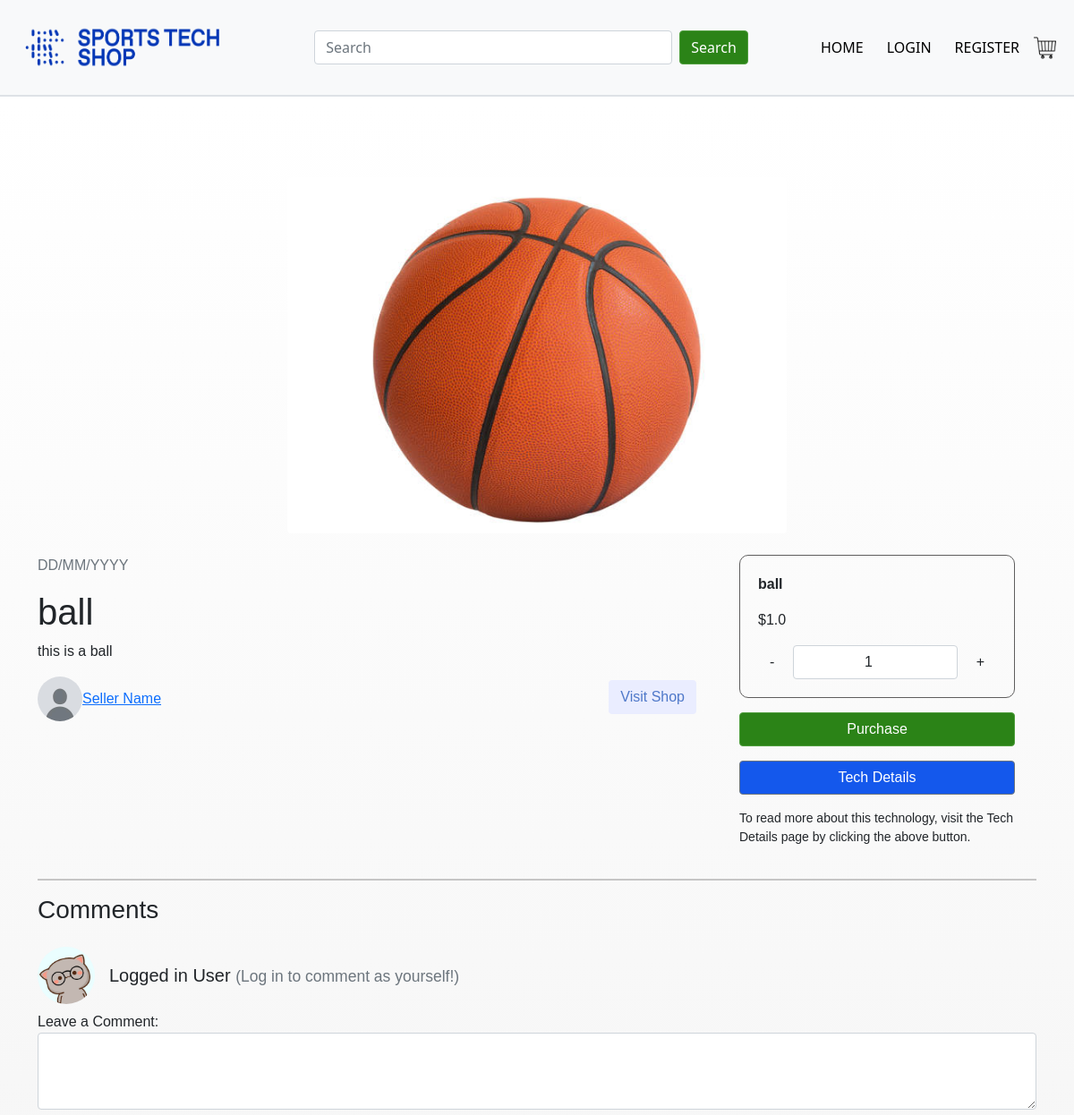
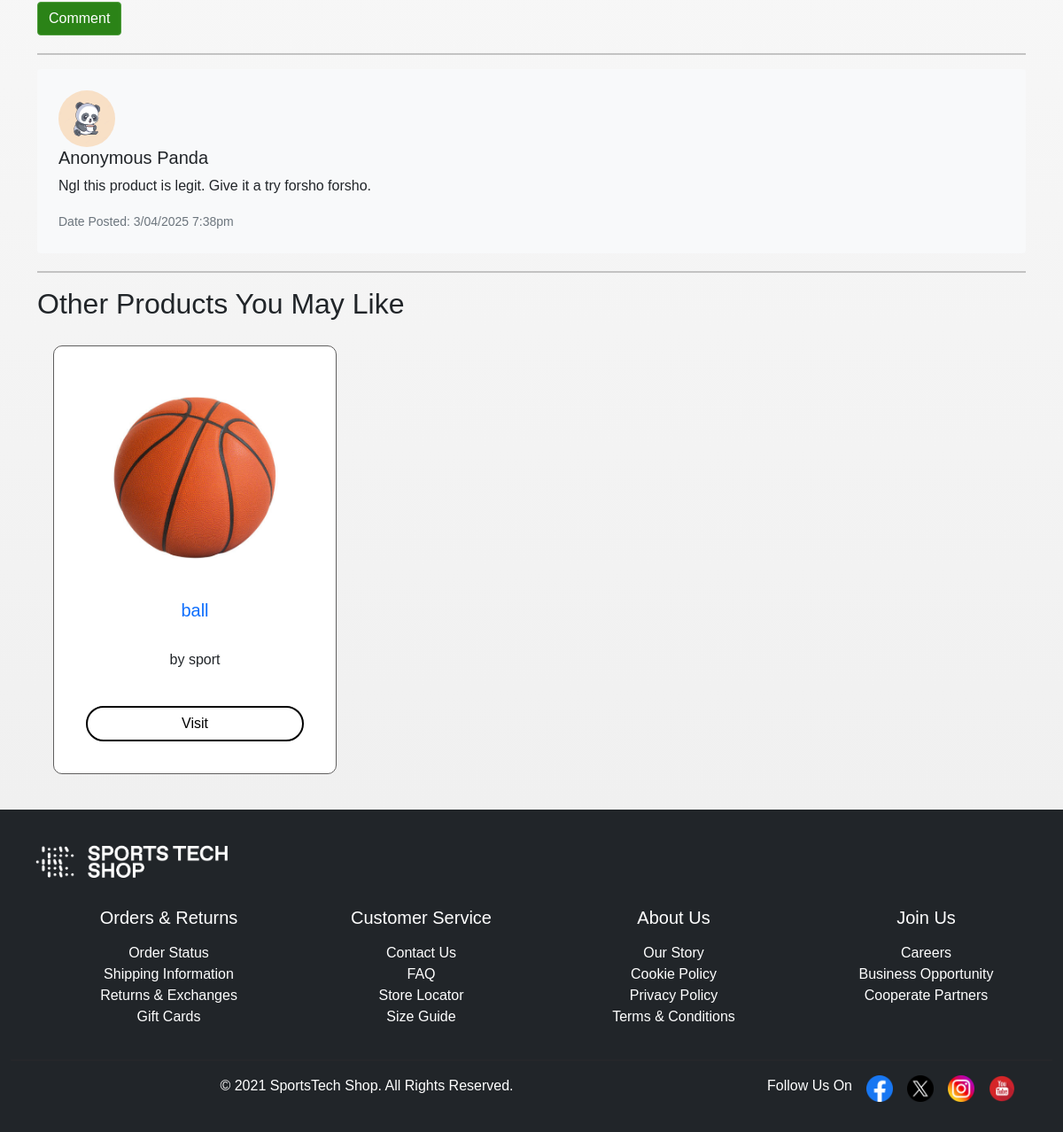
/products/1, run on the app's committed database (2 pictures, top to bottom).
### app/models.py (models this page shows, shortened)
class Product(db.Model):
    __tablename__ = 'products'
    id = db.Column(db.Integer, primary_key=True)
    name = db.Column(db.String(80))
    description = db.Column(db.String(200))
    image = db.Column(db.String(400))
    price = db.Column(db.Float)
    stock = db.Column(db.Integer)
    category = db.Column(db.String(80))
    sub_category = db.Column(db.String(80))
    comments = db.relationship('Comment', backref='product')
    orders = db.relationship('Order', backref='product')

### app/products.py (the view)
@productsbp.route("/<id>", methods=['GET'])
def show(id):
    try:
        product = Product.query.filter_by(id=id).first()
        related_products = Product.query.filter_by(category=product.category).filter(
            Product.id != product.id).limit(3).all()
        if id == None:
            id = "products/create"
        return render_template('productPurchase.html', product=product, related_products=related_products)
    except:
        message = "Product was not found"
        return render_template("404.html")

### app/templates/productPurchase.html
{% extends 'base.html' %}
{% block content %}
  <main role="main" aria-label="Product Purchase Page">
    <div class="container">
      <div class="row">
        <div class="col-12">
          <img id="productImage" src="{{ product.image }}" class="rounded img-fluid" alt="Main product image of {{ product.name }}" />
        </div>
      </div>
      <br />
      <div class="row" id="product-info">
        <div class="col-12 col-md-8">
          <p class="text-muted">{{ product.list_date or 'DD/MM/YYYY' }}</p>
          <h1>{{ product.name }}</h1>
          <p>{{ product.description }}</p>
          <div class="row">
            <div class="col-12 col-md-6 d-flex align-items-center">
              <img class="profile-pic" src="../static/img/default_profile.jpg" alt="Seller profile image" height="50" />
              <a href="#" class="ml-2" aria-label="Visit seller's profile">Seller Name</a>
            </div>
            <div class="col-12 col-md-6 mt-2 mt-md-1 text-md-end">
              <button class="btn btn-tertiary" aria-label="Visit Shop">Visit Shop</button>
            </div>
          </div>
        </div>
        <div class="col-12 col-md-4 mt-3 mt-md-0">
          <div class="container">
            <form action="#" method="POST" id="purchaseForm" aria-labelledby="purchaseForm">
              <div class="form-group form-container">
                <p class="mb-3 fw-bold">{{ product.name }}</p>
                <p id="productPriceLabel" class="fw-semibold">${{ product.price }}</p>
                <div class="quantity-control d-flex justify-content-between align-items-center">
                  <button class="qty-count qty-count--minus btn" type="button" data-action="minus" aria-label="Decrease quantity">-</button>
                  <input class="product-qty form-control text-center mx-2" type="number" name="product_qty" min="1" max="{{ product.stock }}" value="1" aria-label="Product quantity" />
                  <button class="qty-count qty-count--add btn" type="button" data-action="add" aria-label="Increase quantity">+</button>
                </div>
              </div>
              <button type="submit" class="btn btn-primary w-100 mt-3 mb-3" aria-label="Submit purchase">Purchase</button>
            </form>
            <button type="button" class="btn btn-secondary w-100 mb-3" aria-label="Go to tech details">Tech Details</button>
            <p class="small">To read more about this technology, visit the Tech Details page by clicking the above button.</p>
          </div>
        </div>
        <div class="col-12">
          <hr />
        </div>
      </div>
      <div class="row">
        <div class="col-md-12">
          <h3 class="mb-4 fs-3 fw-semibold">Comments</h3>
          <form action="#" method="POST">
            <div class="form-group">
              <div class="d-flex align-items-center mb-2">
                <img src="../static/img/anoncat.jpeg" class="rounded-circle me-3" alt="Your user image" height="64" width="64" />
                <h5 class="mb-0">Logged in User <small class="text-muted">(Log in to comment as yourself!)</small></h5>
              </div>
              <label for="comment">Leave a Comment:</label>
              <textarea class="form-control" id="comment" name="comment" rows="3"></textarea>
            </div>
            <button type="submit" class="btn btn-primary mt-2">Comment</button>
          </form>
          <hr />
          <div class="media bg-light p-4 rounded mb-3">
            <img src="../static/img/anonpanda.jpeg" class="rounded-circle me-3" alt="User image" height="64" width="64" />
            <div class="media-body">
              <h5 class="mb-2">Anonymous Panda</h5>
              <p>Ngl this product is legit. Give it a try forsho forsho.</p>
              <small class="text-muted">Date Posted: 3/04/2025 7:38pm</small>
            </div>
          </div>
          <hr />
        </div>
      </div>
      <div class="row other-products-section" aria-labelledby="other-products-section">
        <div class="col-12">
          <h2 id="other-products-section">Other Products You May Like</h2>
        </div>
        {% for item in related_products %}
          <div class="col-12 col-md-4 mb-3">
            <div class="card other-product-card" role="region" aria-labelledby="product{{ loop.index }}">
              <a href="{{ url_for('product.show', id=item.id) }}" aria-label="Visit {{ item.name }} details"><img src="{{ item.image }}" class="card-img-top other-product-img" alt="Image of {{ item.name }}" /></a>
              <div class="card-body">
                <a href="{{ url_for('product.show', id=item.id) }}" class="text-decoration-none"><h5 class="card-title text-center">{{ item.name }}</h5></a>
                <p class="card-text text-center">{{ item.category }}</p>
                <a href="{{ url_for('product.show', id=item.id) }}" class="btn btn-quaternary w-100" aria-label="Visit {{ item.name }} details">Visit</a>
              </div>
            </div>
          </div>
        {% endfor %}
      </div>
      <br />
    </div>
  </main>
{% endblock %}

### app/templates/base.html (shortened to what this page needs)
<!DOCTYPE html>
<html lang="en">
  <head>
    <link href="https://cdn.jsdelivr.net/npm/bootstrap@5.0.0-beta3/dist/css/bootstrap.min.css" rel="stylesheet" />
    <link href="../static/styles/nav.css" rel="stylesheet" />
    <link href="../static/styles/general.css" rel="stylesheet" />
    <link href="../static/styles/round_btn.css" rel="stylesheet" />
    <link href="../static/styles/home.css" rel="stylesheet" />
  </head>
  <body>
    <header class="bg-light border-bottom">
      <nav class="navbar navbar-expand-lg bg-light border-bottom border-body padding-top" data-bs-theme="light" aria-label="Main navigation">
        <div class="container-fluid">
          <a class="navbar-brand" href="/" aria-label="Go to home page"><img src="../static/img/logo.png" width="250" height="80" class="d-inline-block align-top" alt="SportsTech Logo" /></a>
          <div class="collapse navbar-collapse" id="navbarSupportedContent">
            <form class="d-flex ms-auto" role="search" aria-label="Search products">
              <input class="form-control me-2" type="search" placeholder="Search" aria-label="Search" style="width: 400px" />
              <button class="btn btn-primary" type="submit" aria-label="Submit search">Search</button>
            </form>
            <ul class="navbar-nav ms-auto">
              <li class="nav-item">
                <a class="nav-link no-underline nav-link:hover" href="/" aria-label="Home">HOME</a>
              </li>
              <li class="nav-item">
              </li>
              {% if current_user.is_authenticated %}
              <li class="nav-item">
                <a class="nav-link text-decoration-underline fw-bold">Welcome, {{ current_user.name }}!</a>
              </li>
              <li class="nav-item">
                <a class="nav-link fw-bold" href="{{ url_for('auth.logout') }}">Log Out</a>
              </li>
              {% else %}
              <li class="nav-item">
                <a class="nav-link no-underline nav-link:hover" href="/login" aria-label="Login to your account">LOGIN</a>
              </li>
              <li class="nav-item">
              </li>
              <li class="nav-item">
                <a class="nav-link no-underline nav-link:hover" href="/register" aria-label="Create a new account">REGISTER</a>
              </li>
              {% endif %}
              <li class="nav-item">
                <a class="nav-link no-underline nav-link:hover" href="/cart" aria-label="Go to shopping cart"><img src="../static/img/cart.png" width="25" height="25" class="d-inline-block align-top" alt="Cart" /></a>
              </li>
            </ul>
          </div>
        </div>
      </nav>
    </header>
    {% block content %}
    {% endblock %}
    <footer class="bg-dark text-white text-center py-4" aria-label="Footer">
      <div class="container-fluid">
        <div class="container-fluid">
          <img src="../static/img/logo2.png" alt="SportsTech Logo" class="footer-logo img-fluid" width="250" height="80" />
        </div>
        <div class="container mt-3">
          <div class="row">
            <div class="col-md-3 col-sm-6 ps-5">
              <h5 class="mb-3">Orders & Returns</h5>
              <ul class="no-underline">
                <li>
                  <a href="#" class="mb-2" aria-label="View order status">Order Status</a>
                </li>
                <li>
                  <a href="#" class="mb-2" aria-label="Shipping information">Shipping Information</a>
                </li>
                <li>
                  <a href="#" class="mb-2" aria-label="Returns and exchanges information">Returns & Exchanges</a>
                </li>
                <li>
                  <a href="#" class="mb-2" aria-label="Gift card details">Gift Cards</a>
                </li>
              </ul>
            </div>
            <div class="col-md-3 col-sm-6 ps-5">
              <h5 class="mb-3">Customer Service</h5>
              <ul class="no-underline">
                <li>
                  <a href="#" class="mb-2" aria-label="Contact us for assistance">Contact Us</a>
                </li>
                <li>
                  <a href="#" class="mb-2" aria-label="Frequently Asked Questions">FAQ</a>
                </li>
                <li>
                  <a href="#" class="mb-2" aria-label="Find store locations">Store Locator</a>
                </li>
                <li>
                  <a href="#" class="mb-2" aria-label="Size guide">Size Guide</a>
                </li>
              </ul>
            </div>
            <div class="col-md-3 col-sm-6 ps-5">
              <h5 class="mb-3">About Us</h5>
              <ul>
                <li>
                  <a href="#" class="mb-2" aria-label="Learn more about our story">Our Story</a>
                </li>
                <li>
                  <a href="#" class="mb-2" aria-label="Cookie policy information">Cookie Policy</a>
                </li>
                <li>
                  <a href="#" class="mb-2" aria-label="Privacy policy details">Privacy Policy</a>
                </li>
                <li>
                  <a href="#" class="mb-2" aria-label="Terms and conditions">Terms & Conditions</a>
                </li>
              </ul>
            </div>
            <div class="col-md-3 col-sm-6 ps-5">
              <h5 class="mb-3">Join Us</h5>
              <ul>
                <li>
                  <a href="#" class="mb-2" aria-label="Explore career opportunities">Careers</a>
                </li>
                <li>
                  <a href="#" class="mb-2" aria-label="Business opportunities with us">Business Opportunity</a>
                </li>
                <li>
                  <a href="#" class="mb-2" aria-label="Become a corporate partner">Cooperate Partners</a>
                </li>
              </ul>
            </div>
          </div>
        </div>
        <hr />
        <div class="container">
          <div class="container">
            <div class="row">
              <div class="col-md-8 col-sm-12">
                <p>&copy; 2021 SportsTech Shop. All Rights Reserved.</p>
              </div>
              <div class="col-md-4 col-sm-12 d-flex justify-content-center justify-content-md-end">
                <p class="mb-0 me-3">Follow Us On</p>
                <a href="#" class="icon-link" aria-label="Follow on Facebook"><img src="../static/img/facebook.png" width="30" height="30" class="d-inline-block align-top me-3" alt="Facebook" /></a>
                <a href="#" class="icon-link" aria-label="Follow on Twitter"><img src="../static/img/twitter.png" width="30" height="30" class="d-inline-block align-top me-3" alt="Twitter" /></a>
                <a href="#" class="icon-link" aria-label="Follow on Instagram"><img src="../static/img/instagram.png" width="30" height="30" class="d-inline-block align-top me-3" alt="Instagram" /></a>
                <a href="#" class="icon-link" aria-label="Follow on YouTube"><img src="../static/img/youtube.png" width="30" height="30" class="d-inline-block align-top" alt="Youtube" /></a>
              </div>
            </div>
          </div>
        </div>
      </div>
    </footer>
  </body>
</html>

### app/static/styles/nav.css (style rules this page uses)
.navbar { background-color: rgb(255, 255, 255); }
.nav-link { color: black !important; }
.no-underline { text-decoration: none; }
.navbar-collapse { transition: height 0.3s ease-in-out; }

### app/static/styles/general.css (style rules this page uses)
ul li a { color: white; text-decoration: none; }
ul { list-style-type: none; padding-left: 0; }
.btn-primary { background-color: #2b8317; border: 1px solid #4F9E3D; }
.btn-secondary { background-color: #1458ec; }
.btn-tertiary { background-color: #EAEDFF; color: #4F78C9; }
.btn-quaternary { display: block; margin-left: auto; margin-right: auto; background-color: #ffffff; color: #000000; border: 2px solid #000000; border-radius: 50px; }
footer .footer-logo { display: block; margin-left: 0; }
footer { font-family: cordia new; }
.icon-link, .icon-link:hover { text-decoration: none; border-bottom: none; padding-bottom: 0; }
#productImage { width: 50%; display: block; margin-left: auto; margin-right: auto; margin-top: 20px; }
.profile-pic { border-radius: 50%; }
.form-container, .card { border: 1px solid #5f5e5e; padding: 20px; border-radius: 10px; margin: auto; max-width: 600px; }
.card { width: 18rem; margin-top: 30px; }
main { background: linear-gradient(to bottom, #ffffff, #f0f0f0); padding-top: 60px; font-family: sans-serif; margin-top: 10px; }
hr { border: 1px solid #313030; margin-top: 20px; }
footer { font-family: sans-serif; }
.other-products-section .card { margin-top: 20px; width: 90%; height: auto; }
.other-product-img { height: 250px; object-fit: contain; }
.other-product-card { height: 100%; display: flex; flex-direction: column; justify-content: space-between; }
.card-title, .card-text { min-height: 3rem; }

### data on the page
Product: image (picture), name "ball", description "this is a ball", price "1.0"
Product: image (picture), name "ball", category "by sport"

### other printed values
{{ product.list_date or 'DD/MM/YYYY' }} "DD/MM/YYYY"
